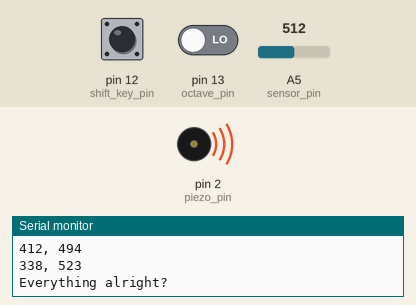
Recording of a sketch running on a simulated Arduino Uno, built with avr-gcc and run on an emulated ATmega328P. Parts: buzzer (waves = sounding), the last lines printed to the serial monitor. Inputs (shaded band) come from the test bench; at power-on: pin 12 (shift_key_pin) LOW, A5 (sensor_pin) = 512, pin 13 (octave_pin) LOW.

Above: at 1.3 s.
1.4 s: pin 12 (shift_key_pin) pulled HIGH for 0.15 s
At 2.3 s:
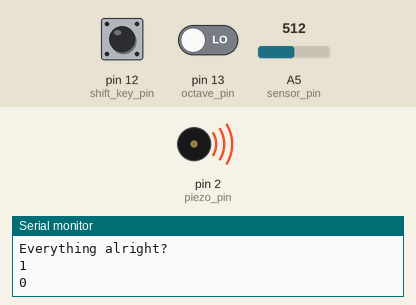
3.0 s: A5 (sensor_pin) set to 523
At 3.5 s:
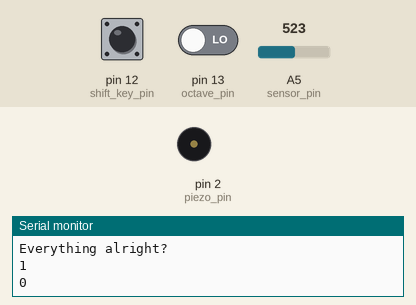
4.5 s: A5 (sensor_pin) set to 511
At 5.9 s:
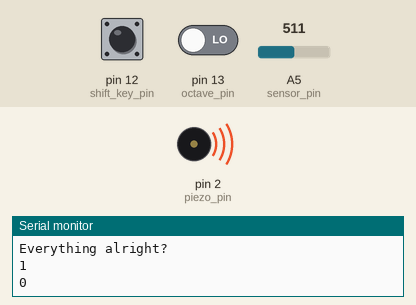
Timing chart, 0 to 7.5 s (numbered marks = the images above; inputs shaded):
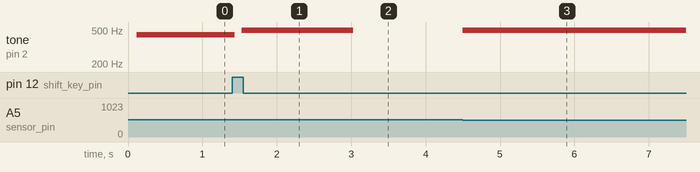

The sketch:

keyboard_project.ino
```cpp
const int keys[15] = {1001,1007,969,988,931,960,854,896,696,775,509,640,412,552,338};
const int frequencies[25] = {196,208,220,233,247,262,277,294,311,330,349,370,392,415,440,466,494,523,554,587,622,659,698,740,784};

int musicKeys[2][13];
int offset; //Offset relative to G3
int remove1;
int remove2;
int previousNote = -1;
const int tolerance = 4;  //inclusive

const int sensor_pin = A5;
const int piezo_pin = 2;
const int octave_pin = 13;
const int shift_key_pin = 12;
int prev_shift_key_pin_state = LOW;

void setup() {
  Serial.begin(9600);
  createKeyboard(5);
  pinMode(piezo_pin, OUTPUT);
}

void loop() {
  int sensorVal = analogRead(sensor_pin);
  int shift_key_pin_state = digitalRead(shift_key_pin);
  if (shift_key_pin_state != prev_shift_key_pin_state){
    if (shift_key_pin_state == HIGH){
      //Check the next white key offset. If offset is 12 already (largest value), revert to offset 0
      if (offset == 12) createKeyboard(0);
      else if (offset == 4 || offset == 9) createKeyboard(offset+1); //If current offset is B or E, the next black key is missing so go up 1
      else createKeyboard(offset+2);
    }
    prev_shift_key_pin_state = shift_key_pin_state;
    Serial.println(shift_key_pin_state);
  }
  for (int i = 0; i < 13; i++){
    if (abs(sensorVal-musicKeys[0][i]) <= tolerance){
      if (digitalRead(octave_pin) == HIGH) tone(piezo_pin, 2*musicKeys[1][i], 50);  //n notes up is 2^(n/12). 1 octave is 12 notes up.
      else tone(piezo_pin, musicKeys[1][i], 50);
      previousNote = i;
      delay(10);
      break;
    }
  }
  previousNote = -1;
  delay(10);
}

void createKeyboard(int newOffset){
  offset = newOffset;
  int offsetMod = offset % 12;
  //Offset 0: index 5 and 10
  //Remove the two non-existent black keys for the key corresponding to this offset by setting them to an impossible value (-100)
  switch (offsetMod){
    case 0:
      remove1 = 5;
      remove2 = 11;
      break;
    case 2:
      remove1 = 3;
      remove2 = 9;
      break;
    case 4:
      remove1 = 1;
      remove2 = 7;
      break;
    case 5:
      remove1 = 5;
      remove2 = 13;
      break;
    case 7:
      remove1 = 3;
      remove2 = 11;
      break;
    case 9:
      remove1 = 1;
      remove2 = 9;
      break;
    case 10:
      remove1 = 7;
      remove2 = 13;
      break;
    default:
      Serial.println("Error: can't create keyboard starting on black key. Defaulted to middle C (offset 5). ");
      createKeyboard(5);  //Middle C
      return;
  }
  remove2 -= 1;
  int a = 0;
  for (int i = 0; i < 13; i++){
    if (i == remove1 || i == remove2) a++;
    musicKeys[0][i] = keys[a];
    musicKeys[1][i] = frequencies[offset+i];
    a++;
  }
  Serial.print("Offset: ");
  Serial.println(offset);
  Serial.println("MusicKeys: ");
  for (int i = 0; i < 13; i++){
    Serial.print(musicKeys[0][i]);
    Serial.print(", ");
    Serial.println(musicKeys[1][i]);
  }
  Serial.println("Everything alright?\n");
}
```

Measured:
- the behaviour switches between 513 and 514 on A5 (sensor_pin) (found by bisection; images 1 and 2)
- after the input at 1.4 s, tone on pin 2 (piezo_pin): 440 Hz → silent at once, → 494 Hz 0.09 s later
- after the input at 3.0 s, tone on pin 2 (piezo_pin): 494 Hz → silent at once
- after the input at 4.5 s, tone on pin 2 (piezo_pin): silent → 494 Hz at once
